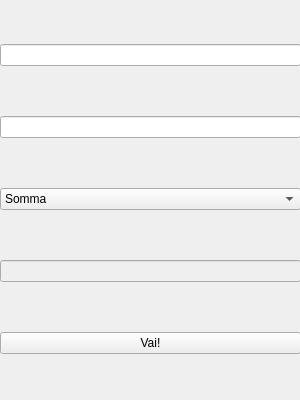
<?xml version="1.0" encoding="UTF-8"?>
<ui version="4.0">
 <class>MainWindow</class>
 <widget class="QMainWindow" name="MainWindow">
  <property name="geometry">
   <rect>
    <x>0</x>
    <y>0</y>
    <width>300</width>
    <height>400</height>
   </rect>
  </property>
  <property name="minimumSize">
   <size>
    <width>300</width>
    <height>400</height>
   </size>
  </property>
  <property name="maximumSize">
   <size>
    <width>300</width>
    <height>400</height>
   </size>
  </property>
  <property name="windowTitle">
   <string>MainWindow</string>
  </property>
  <widget class="QWidget" name="centralwidget">
   <widget class="QWidget" name="gridLayoutWidget">
    <property name="geometry">
     <rect>
      <x>0</x>
      <y>0</y>
      <width>301</width>
      <height>401</height>
     </rect>
    </property>
    <layout class="QGridLayout" name="gridLayout">
     <item row="3" column="0">
      <widget class="QComboBox" name="comboBox">
       <item>
        <property name="text">
         <string>Somma</string>
        </property>
       </item>
       <item>
        <property name="text">
         <string>Sottrazione</string>
        </property>
       </item>
       <item>
        <property name="text">
         <string>Moltiplicazione</string>
        </property>
       </item>
       <item>
        <property name="text">
         <string>Divisione</string>
        </property>
       </item>
      </widget>
     </item>
     <item row="1" column="0">
      <widget class="QLineEdit" name="bLineEdit"/>
     </item>
     <item row="0" column="0">
      <widget class="QLineEdit" name="aLineEdit"/>
     </item>
     <item row="5" column="0">
      <widget class="QPushButton" name="pushButton">
       <property name="text">
        <string>Vai!</string>
       </property>
      </widget>
     </item>
     <item row="4" column="0">
      <widget class="QLineEdit" name="rLineEdit">
       <property name="enabled">
        <bool>false</bool>
       </property>
      </widget>
     </item>
    </layout>
   </widget>
  </widget>
 </widget>
 <resources/>
 <connections/>
</ui>
